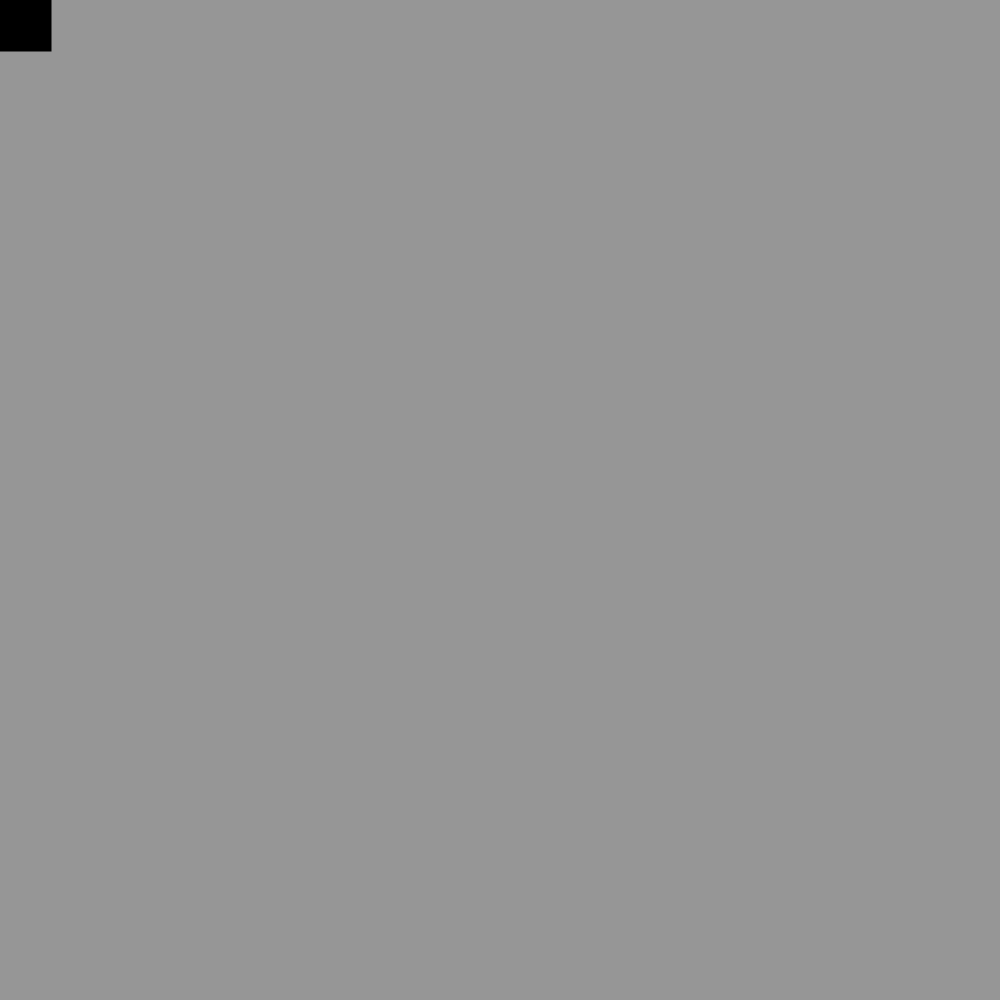
Frame 1 (no input)
Frame 60 (no input): identical to frame 1, image omitted
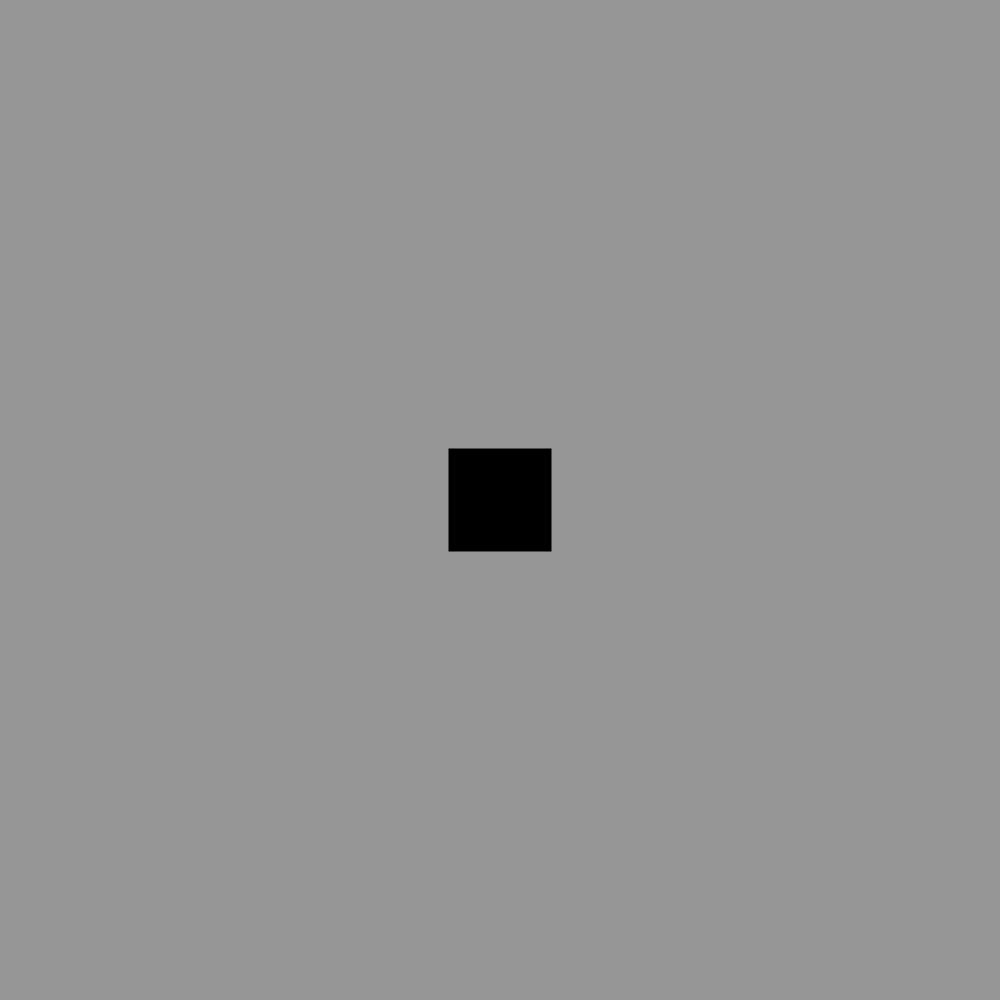
Frame 120 (the mouse pressed at the canvas centre since frame 60)

The p5.js sketch that drew these frames (run headless with seeded random() and noise() and a simulated clock; from frame 60 on, the mouse is pressed at the canvas centre):

// p5.js sketch
// ── sketch.js
// Standard P5 Project

function preload(){

}

function setup() {

  createCanvas(1000,1000);
  rectMode(CENTER,CENTER);

}

function draw() {
  
    push();
    background(150);
    strokeWeight(3);
    fill(0);
    rect(mouseX,mouseY,100,100);
    pop();

}
